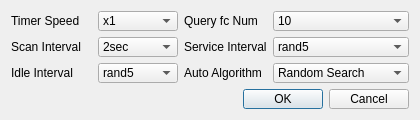
<?xml version="1.0" encoding="UTF-8"?>
<ui version="4.0">
 <class>LinkDlg</class>
 <widget class="QDialog" name="LinkDlg">
  <property name="geometry">
   <rect>
    <x>0</x>
    <y>0</y>
    <width>420</width>
    <height>120</height>
   </rect>
  </property>
  <property name="minimumSize">
   <size>
    <width>420</width>
    <height>120</height>
   </size>
  </property>
  <property name="maximumSize">
   <size>
    <width>500</width>
    <height>120</height>
   </size>
  </property>
  <property name="windowTitle">
   <string>Dialog</string>
  </property>
  <layout class="QGridLayout" name="gridLayout">
   <item row="0" column="5">
    <widget class="QComboBox" name="reqFcNum">
     <item>
      <property name="text">
       <string>10</string>
      </property>
     </item>
     <item>
      <property name="text">
       <string>5</string>
      </property>
     </item>
     <item>
      <property name="text">
       <string>1</string>
      </property>
     </item>
    </widget>
   </item>
   <item row="3" column="2">
    <widget class="QLabel" name="idleLabel">
     <property name="text">
      <string>Idle Interval</string>
     </property>
    </widget>
   </item>
   <item row="4" column="2" colspan="4">
    <widget class="QDialogButtonBox" name="buttonBox">
     <property name="orientation">
      <enum>Qt::Horizontal</enum>
     </property>
     <property name="standardButtons">
      <set>QDialogButtonBox::Cancel|QDialogButtonBox::Ok</set>
     </property>
    </widget>
   </item>
   <item row="2" column="3">
    <widget class="QComboBox" name="scanInterval">
     <item>
      <property name="text">
       <string>2sec</string>
      </property>
     </item>
     <item>
      <property name="text">
       <string>1sec</string>
      </property>
     </item>
    </widget>
   </item>
   <item row="3" column="3">
    <widget class="QComboBox" name="idleInterval">
     <item>
      <property name="text">
       <string>rand5</string>
      </property>
     </item>
     <item>
      <property name="text">
       <string>rand10</string>
      </property>
     </item>
     <item>
      <property name="text">
       <string>1min</string>
      </property>
     </item>
     <item>
      <property name="text">
       <string>2min</string>
      </property>
     </item>
     <item>
      <property name="text">
       <string>5min</string>
      </property>
     </item>
     <item>
      <property name="text">
       <string>10min</string>
      </property>
     </item>
     <item>
      <property name="text">
       <string>20min</string>
      </property>
     </item>
     <item>
      <property name="text">
       <string>30min</string>
      </property>
     </item>
     <item>
      <property name="text">
       <string>1hour</string>
      </property>
     </item>
     <item>
      <property name="text">
       <string>2hour</string>
      </property>
     </item>
     <item>
      <property name="text">
       <string>4hour</string>
      </property>
     </item>
    </widget>
   </item>
   <item row="2" column="2">
    <widget class="QLabel" name="scanLabel">
     <property name="text">
      <string>Scan Interval</string>
     </property>
    </widget>
   </item>
   <item row="2" column="4">
    <widget class="QLabel" name="svcLabel">
     <property name="text">
      <string>Service Interval</string>
     </property>
    </widget>
   </item>
   <item row="0" column="2">
    <widget class="QLabel" name="speedLabel">
     <property name="text">
      <string>Timer Speed</string>
     </property>
    </widget>
   </item>
   <item row="0" column="4">
    <widget class="QLabel" name="fcLabel">
     <property name="text">
      <string>Query fc Num</string>
     </property>
    </widget>
   </item>
   <item row="3" column="4">
    <widget class="QLabel" name="algLabel">
     <property name="text">
      <string>Auto Algorithm</string>
     </property>
    </widget>
   </item>
   <item row="0" column="3">
    <widget class="QComboBox" name="tmrSpeed">
     <item>
      <property name="text">
       <string>x1</string>
      </property>
     </item>
     <item>
      <property name="text">
       <string>x4</string>
      </property>
     </item>
     <item>
      <property name="text">
       <string>x8</string>
      </property>
     </item>
     <item>
      <property name="text">
       <string>x16</string>
      </property>
     </item>
     <item>
      <property name="text">
       <string>x32</string>
      </property>
     </item>
     <item>
      <property name="text">
       <string>x64</string>
      </property>
     </item>
    </widget>
   </item>
   <item row="2" column="5">
    <widget class="QComboBox" name="svcInterval">
     <item>
      <property name="text">
       <string>rand5</string>
      </property>
     </item>
     <item>
      <property name="text">
       <string>rand10</string>
      </property>
     </item>
     <item>
      <property name="text">
       <string>2min</string>
      </property>
     </item>
     <item>
      <property name="text">
       <string>5min</string>
      </property>
     </item>
     <item>
      <property name="text">
       <string>10min</string>
      </property>
     </item>
     <item>
      <property name="text">
       <string>20min</string>
      </property>
     </item>
     <item>
      <property name="text">
       <string>30min</string>
      </property>
     </item>
     <item>
      <property name="text">
       <string>1hour</string>
      </property>
     </item>
     <item>
      <property name="text">
       <string>2hour</string>
      </property>
     </item>
    </widget>
   </item>
   <item row="3" column="5">
    <widget class="QComboBox" name="alg">
     <item>
      <property name="text">
       <string>Random Search</string>
      </property>
     </item>
     <item>
      <property name="text">
       <string>Bisecting Search</string>
      </property>
     </item>
     <item>
      <property name="text">
       <string>Monte Carlo Tree</string>
      </property>
     </item>
     <item>
      <property name="text">
       <string>ITU HF Propagation</string>
      </property>
     </item>
    </widget>
   </item>
  </layout>
 </widget>
 <resources/>
 <connections>
  <connection>
   <sender>buttonBox</sender>
   <signal>accepted()</signal>
   <receiver>LinkDlg</receiver>
   <slot>accept()</slot>
   <hints>
    <hint type="sourcelabel">
     <x>248</x>
     <y>254</y>
    </hint>
    <hint type="destinationlabel">
     <x>157</x>
     <y>274</y>
    </hint>
   </hints>
  </connection>
  <connection>
   <sender>buttonBox</sender>
   <signal>rejected()</signal>
   <receiver>LinkDlg</receiver>
   <slot>reject()</slot>
   <hints>
    <hint type="sourcelabel">
     <x>316</x>
     <y>260</y>
    </hint>
    <hint type="destinationlabel">
     <x>286</x>
     <y>274</y>
    </hint>
   </hints>
  </connection>
 </connections>
</ui>
